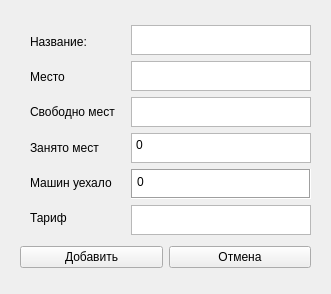
<?xml version="1.0" encoding="UTF-8"?>
<ui version="4.0">
 <class>Form</class>
 <widget class="QWidget" name="Form">
  <property name="geometry">
   <rect>
    <x>0</x>
    <y>0</y>
    <width>331</width>
    <height>294</height>
   </rect>
  </property>
  <property name="windowTitle">
   <string>Form</string>
  </property>
  <widget class="QWidget" name="verticalLayoutWidget">
   <property name="geometry">
    <rect>
     <x>20</x>
     <y>20</y>
     <width>291</width>
     <height>253</height>
    </rect>
   </property>
   <layout class="QVBoxLayout" name="verticalLayout">
    <item>
     <layout class="QHBoxLayout" name="horizontalLayout">
      <item>
       <layout class="QVBoxLayout" name="verticalLayout_4">
        <property name="spacing">
         <number>1</number>
        </property>
        <property name="leftMargin">
         <number>10</number>
        </property>
        <property name="rightMargin">
         <number>10</number>
        </property>
        <item>
         <widget class="QLabel" name="label">
          <property name="text">
           <string>Название:</string>
          </property>
         </widget>
        </item>
        <item>
         <widget class="QLabel" name="label_2">
          <property name="text">
           <string>Место</string>
          </property>
         </widget>
        </item>
        <item>
         <widget class="QLabel" name="label_6">
          <property name="text">
           <string>Свободно мест</string>
          </property>
         </widget>
        </item>
        <item>
         <widget class="QLabel" name="label_7">
          <property name="text">
           <string>Занято мест</string>
          </property>
         </widget>
        </item>
        <item>
         <widget class="QLabel" name="label_8">
          <property name="text">
           <string>Машин уехало</string>
          </property>
         </widget>
        </item>
        <item>
         <widget class="QLabel" name="label_9">
          <property name="text">
           <string>Тариф</string>
          </property>
         </widget>
        </item>
       </layout>
      </item>
      <item>
       <layout class="QVBoxLayout" name="verticalLayout_3">
        <item>
         <widget class="QTextEdit" name="text_name">
          <property name="maximumSize">
           <size>
            <width>300</width>
            <height>30</height>
           </size>
          </property>
          <property name="html">
           <string>&lt;!DOCTYPE HTML PUBLIC &quot;-//W3C//DTD HTML 4.0//EN&quot; &quot;http://www.w3.org/TR/REC-html40/strict.dtd&quot;&gt;
&lt;html&gt;&lt;head&gt;&lt;meta name=&quot;qrichtext&quot; content=&quot;1&quot; /&gt;&lt;meta charset=&quot;utf-8&quot; /&gt;&lt;style type=&quot;text/css&quot;&gt;
p, li { white-space: pre-wrap; }
hr { height: 1px; border-width: 0; }
li.unchecked::marker { content: &quot;\2610&quot;; }
li.checked::marker { content: &quot;\2612&quot;; }
&lt;/style&gt;&lt;/head&gt;&lt;body style=&quot; font-family:'Segoe UI'; font-size:9pt; font-weight:400; font-style:normal;&quot;&gt;
&lt;p style=&quot;-qt-paragraph-type:empty; margin-top:0px; margin-bottom:0px; margin-left:0px; margin-right:0px; -qt-block-indent:0; text-indent:0px;&quot;&gt;&lt;br /&gt;&lt;/p&gt;&lt;/body&gt;&lt;/html&gt;</string>
          </property>
         </widget>
        </item>
        <item>
         <widget class="QTextEdit" name="text_place">
          <property name="maximumSize">
           <size>
            <width>300</width>
            <height>30</height>
           </size>
          </property>
         </widget>
        </item>
        <item>
         <widget class="QTextEdit" name="text_free_space">
          <property name="maximumSize">
           <size>
            <width>300</width>
            <height>30</height>
           </size>
          </property>
         </widget>
        </item>
        <item>
         <widget class="QTextEdit" name="text_occuped_space">
          <property name="maximumSize">
           <size>
            <width>300</width>
            <height>30</height>
           </size>
          </property>
          <property name="html">
           <string>&lt;!DOCTYPE HTML PUBLIC &quot;-//W3C//DTD HTML 4.0//EN&quot; &quot;http://www.w3.org/TR/REC-html40/strict.dtd&quot;&gt;
&lt;html&gt;&lt;head&gt;&lt;meta name=&quot;qrichtext&quot; content=&quot;1&quot; /&gt;&lt;meta charset=&quot;utf-8&quot; /&gt;&lt;style type=&quot;text/css&quot;&gt;
p, li { white-space: pre-wrap; }
hr { height: 1px; border-width: 0; }
li.unchecked::marker { content: &quot;\2610&quot;; }
li.checked::marker { content: &quot;\2612&quot;; }
&lt;/style&gt;&lt;/head&gt;&lt;body style=&quot; font-family:'Segoe UI'; font-size:9pt; font-weight:400; font-style:normal;&quot;&gt;
&lt;p style=&quot; margin-top:0px; margin-bottom:0px; margin-left:0px; margin-right:0px; -qt-block-indent:0; text-indent:0px;&quot;&gt;0&lt;/p&gt;&lt;/body&gt;&lt;/html&gt;</string>
          </property>
         </widget>
        </item>
        <item>
         <widget class="QTextEdit" name="text_exit_cars">
          <property name="maximumSize">
           <size>
            <width>300</width>
            <height>30</height>
           </size>
          </property>
          <property name="mouseTracking">
           <bool>true</bool>
          </property>
          <property name="contextMenuPolicy">
           <enum>Qt::DefaultContextMenu</enum>
          </property>
          <property name="acceptDrops">
           <bool>true</bool>
          </property>
          <property name="layoutDirection">
           <enum>Qt::LeftToRight</enum>
          </property>
          <property name="frameShape">
           <enum>QFrame::Box</enum>
          </property>
          <property name="frameShadow">
           <enum>QFrame::Sunken</enum>
          </property>
          <property name="lineWidth">
           <number>1</number>
          </property>
          <property name="midLineWidth">
           <number>0</number>
          </property>
          <property name="lineWrapMode">
           <enum>QTextEdit::WidgetWidth</enum>
          </property>
          <property name="html">
           <string>&lt;!DOCTYPE HTML PUBLIC &quot;-//W3C//DTD HTML 4.0//EN&quot; &quot;http://www.w3.org/TR/REC-html40/strict.dtd&quot;&gt;
&lt;html&gt;&lt;head&gt;&lt;meta name=&quot;qrichtext&quot; content=&quot;1&quot; /&gt;&lt;meta charset=&quot;utf-8&quot; /&gt;&lt;style type=&quot;text/css&quot;&gt;
p, li { white-space: pre-wrap; }
hr { height: 1px; border-width: 0; }
li.unchecked::marker { content: &quot;\2610&quot;; }
li.checked::marker { content: &quot;\2612&quot;; }
&lt;/style&gt;&lt;/head&gt;&lt;body style=&quot; font-family:'Segoe UI'; font-size:9pt; font-weight:400; font-style:normal;&quot;&gt;
&lt;p style=&quot; margin-top:0px; margin-bottom:0px; margin-left:0px; margin-right:0px; -qt-block-indent:0; text-indent:0px;&quot;&gt;0&lt;/p&gt;&lt;/body&gt;&lt;/html&gt;</string>
          </property>
          <property name="acceptRichText">
           <bool>true</bool>
          </property>
          <property name="textInteractionFlags">
           <set>Qt::LinksAccessibleByKeyboard|Qt::LinksAccessibleByMouse|Qt::TextBrowserInteraction|Qt::TextSelectableByKeyboard|Qt::TextSelectableByMouse</set>
          </property>
         </widget>
        </item>
        <item>
         <widget class="QTextEdit" name="text_tarif">
          <property name="maximumSize">
           <size>
            <width>300</width>
            <height>30</height>
           </size>
          </property>
         </widget>
        </item>
       </layout>
      </item>
     </layout>
    </item>
    <item>
     <layout class="QHBoxLayout" name="horizontalLayout_2">
      <item>
       <widget class="QPushButton" name="btn_add">
        <property name="text">
         <string>Добавить</string>
        </property>
       </widget>
      </item>
      <item>
       <widget class="QPushButton" name="btn_cancel">
        <property name="text">
         <string>Отмена</string>
        </property>
       </widget>
      </item>
     </layout>
    </item>
   </layout>
  </widget>
 </widget>
 <resources/>
 <connections/>
</ui>
